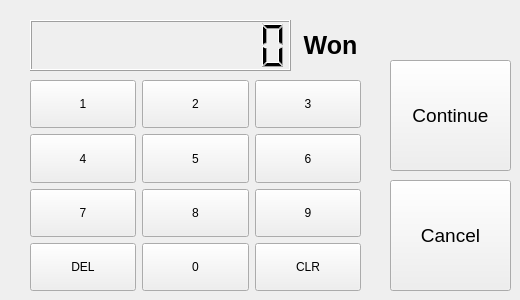
    <widget class="QWidget" name="pg_fixed_payment">
     <widget class="QWidget" name="gridLayoutWidget_3">
      <property name="geometry">
       <rect>
        <x>30</x>
        <y>80</y>
        <width>331</width>
        <height>211</height>
       </rect>
      </property>
      <layout class="QGridLayout" name="gl_fp">
       <property name="spacing">
        <number>6</number>
       </property>
       <item row="0" column="0">
        <widget class="QPushButton" name="bt_fp_1">
         <property name="sizePolicy">
          <sizepolicy hsizetype="Minimum" vsizetype="MinimumExpanding">
           <horstretch>0</horstretch>
           <verstretch>0</verstretch>
          </sizepolicy>
         </property>
         <property name="text">
          <string>1</string>
         </property>
        </widget>
       </item>
       <item row="0" column="2">
        <widget class="QPushButton" name="bt_fp_3">
         <property name="sizePolicy">
          <sizepolicy hsizetype="Minimum" vsizetype="MinimumExpanding">
           <horstretch>0</horstretch>
           <verstretch>0</verstretch>
          </sizepolicy>
         </property>
         <property name="text">
          <string>3</string>
         </property>
        </widget>
       </item>
       <item row="0" column="1">
        <widget class="QPushButton" name="bt_fp_2">
         <property name="sizePolicy">
          <sizepolicy hsizetype="Minimum" vsizetype="MinimumExpanding">
           <horstretch>0</horstretch>
           <verstretch>0</verstretch>
          </sizepolicy>
         </property>
         <property name="text">
          <string>2</string>
         </property>
        </widget>
       </item>
       <item row="1" column="0">
        <widget class="QPushButton" name="bt_fp_4">
         <property name="sizePolicy">
          <sizepolicy hsizetype="Minimum" vsizetype="MinimumExpanding">
           <horstretch>0</horstretch>
           <verstretch>0</verstretch>
          </sizepolicy>
         </property>
         <property name="text">
          <string>4</string>
         </property>
        </widget>
       </item>
       <item row="1" column="1">
        <widget class="QPushButton" name="bt_fp_5">
         <property name="sizePolicy">
          <sizepolicy hsizetype="Minimum" vsizetype="MinimumExpanding">
           <horstretch>0</horstretch>
           <verstretch>0</verstretch>
          </sizepolicy>
         </property>
         <property name="text">
          <string>5</string>
         </property>
        </widget>
       </item>
       <item row="1" column="2">
        <widget class="QPushButton" name="bt_fp_6">
         <property name="sizePolicy">
          <sizepolicy hsizetype="Minimum" vsizetype="MinimumExpanding">
           <horstretch>0</horstretch>
           <verstretch>0</verstretch>
          </sizepolicy>
         </property>
         <property name="text">
          <string>6</string>
         </property>
        </widget>
       </item>
       <item row="2" column="0">
        <widget class="QPushButton" name="bt_fp_7">
         <property name="sizePolicy">
          <sizepolicy hsizetype="Minimum" vsizetype="MinimumExpanding">
           <horstretch>0</horstretch>
           <verstretch>0</verstretch>
          </sizepolicy>
         </property>
         <property name="text">
          <string>7</string>
         </property>
        </widget>
       </item>
       <item row="2" column="1">
        <widget class="QPushButton" name="bt_fp_8">
         <property name="sizePolicy">
          <sizepolicy hsizetype="Minimum" vsizetype="MinimumExpanding">
           <horstretch>0</horstretch>
           <verstretch>0</verstretch>
          </sizepolicy>
         </property>
         <property name="text">
          <string>8</string>
         </property>
        </widget>
       </item>
       <item row="2" column="2">
        <widget class="QPushButton" name="bt_fp_9">
         <property name="sizePolicy">
          <sizepolicy hsizetype="Minimum" vsizetype="MinimumExpanding">
           <horstretch>0</horstretch>
           <verstretch>0</verstretch>
          </sizepolicy>
         </property>
         <property name="text">
          <string>9</string>
         </property>
        </widget>
       </item>
       <item row="3" column="0">
        <widget class="QPushButton" name="bt_fp_del">
         <property name="sizePolicy">
          <sizepolicy hsizetype="Minimum" vsizetype="MinimumExpanding">
           <horstretch>0</horstretch>
           <verstretch>0</verstretch>
          </sizepolicy>
         </property>
         <property name="text">
          <string>DEL</string>
         </property>
        </widget>
       </item>
       <item row="3" column="1">
        <widget class="QPushButton" name="bt_fp_0">
         <property name="sizePolicy">
          <sizepolicy hsizetype="Minimum" vsizetype="MinimumExpanding">
           <horstretch>0</horstretch>
           <verstretch>0</verstretch>
          </sizepolicy>
         </property>
         <property name="text">
          <string>0</string>
         </property>
        </widget>
       </item>
       <item row="3" column="2">
        <widget class="QPushButton" name="bt_fp_clr">
         <property name="sizePolicy">
          <sizepolicy hsizetype="Minimum" vsizetype="MinimumExpanding">
           <horstretch>0</horstretch>
           <verstretch>0</verstretch>
          </sizepolicy>
         </property>
         <property name="text">
          <string>CLR</string>
         </property>
        </widget>
       </item>
      </layout>
     </widget>
     <widget class="QPushButton" name="bt_fp_continue">
      <property name="geometry">
       <rect>
        <x>390</x>
        <y>60</y>
        <width>121</width>
        <height>111</height>
       </rect>
      </property>
      <property name="font">
       <font>
        <pointsize>14</pointsize>
       </font>
      </property>
      <property name="text">
       <string>Continue</string>
      </property>
     </widget>
     <widget class="QLabel" name="label_12">
      <property name="geometry">
       <rect>
        <x>290</x>
        <y>30</y>
        <width>81</width>
        <height>31</height>
       </rect>
      </property>
      <property name="sizePolicy">
       <sizepolicy hsizetype="Preferred" vsizetype="Preferred">
        <horstretch>0</horstretch>
        <verstretch>0</verstretch>
       </sizepolicy>
      </property>
      <property name="font">
       <font>
        <pointsize>19</pointsize>
        <weight>75</weight>
        <bold>true</bold>
       </font>
      </property>
      <property name="text">
       <string>Won</string>
      </property>
      <property name="alignment">
       <set>Qt::AlignCenter</set>
      </property>
     </widget>
     <widget class="QLCDNumber" name="lcd_fixed_payment">
      <property name="geometry">
       <rect>
        <x>30</x>
        <y>20</y>
        <width>261</width>
        <height>51</height>
       </rect>
      </property>
      <property name="layoutDirection">
       <enum>Qt::LeftToRight</enum>
      </property>
      <property name="smallDecimalPoint">
       <bool>false</bool>
      </property>
      <property name="digitCount">
       <number>10</number>
      </property>
      <property name="segmentStyle">
       <enum>QLCDNumber::Filled</enum>
      </property>
      <property name="intValue" stdset="0">
       <number>0</number>
      </property>
     </widget>
     <widget class="QPushButton" name="bt_fp_cancel">
      <property name="geometry">
       <rect>
        <x>390</x>
        <y>180</y>
        <width>121</width>
        <height>111</height>
       </rect>
      </property>
      <property name="font">
       <font>
        <pointsize>14</pointsize>
       </font>
      </property>
      <property name="text">
       <string>Cancel</string>
      </property>
     </widget>
    </widget>
